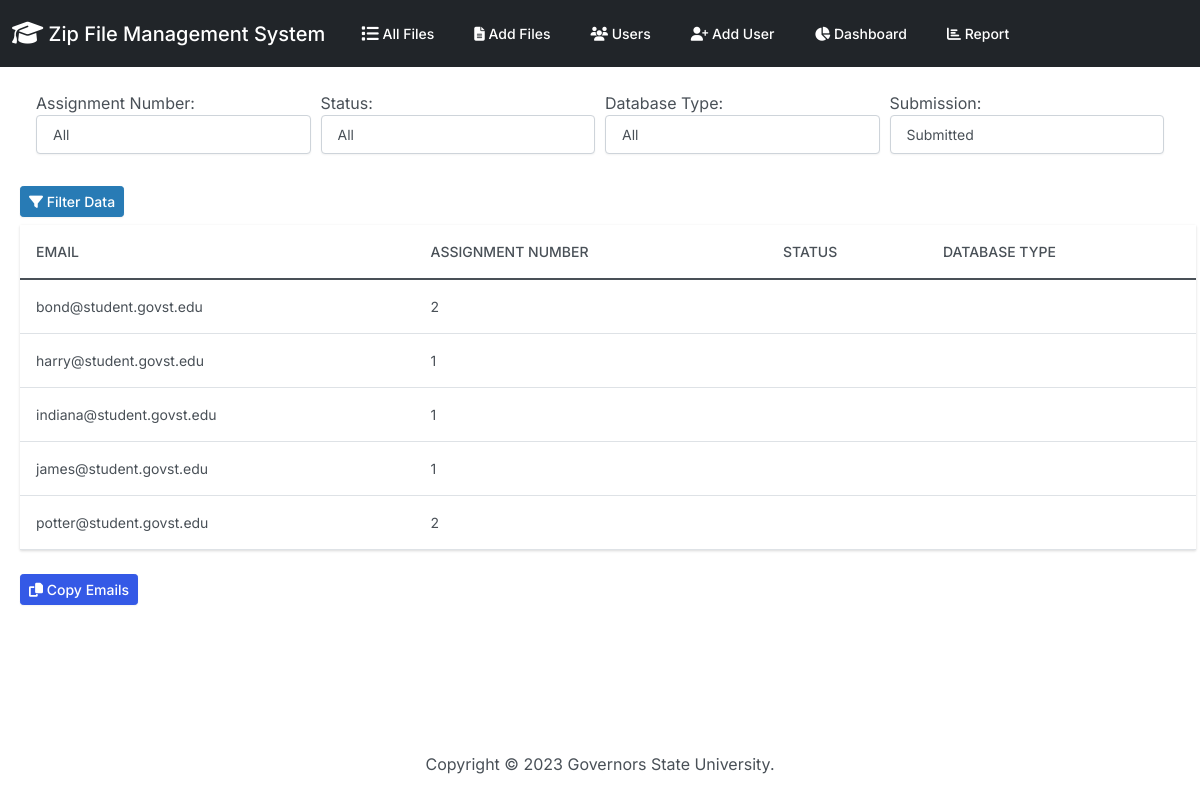
The app's page /report/, older data.
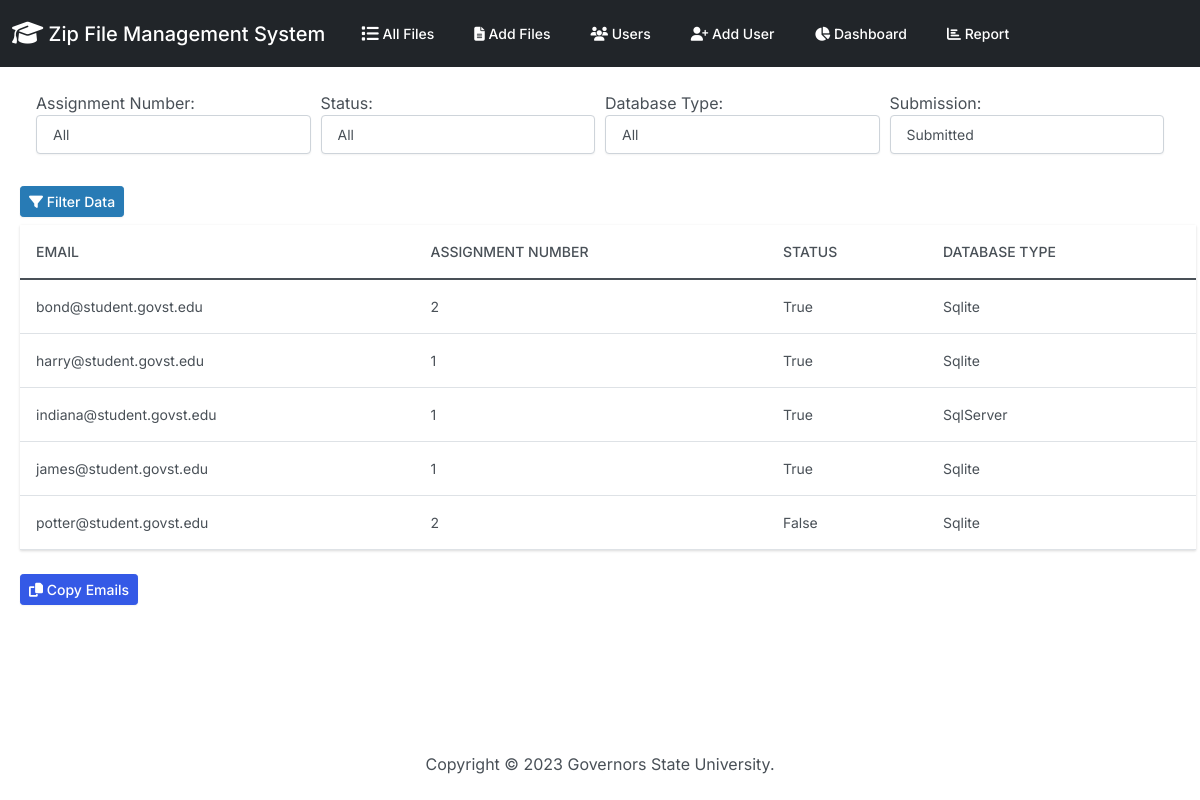
The same page, newer data.
### zipfiles/models.py (models this page shows, shortened)
class File_Results(models.Model):
    id_number = models.PositiveIntegerField(null=True)
    f_name = models.CharField(max_length=255, null=True)
    f_size = models.CharField(max_length=50, null=True)
    myfiles = models.FileField(upload_to="")
    user_name = models.ForeignKey(
        'UserNamesList',
        on_delete=models.CASCADE,
        db_column='user_name',
        default=None
    )
    db_name = models.CharField(max_length=50, null=True)
    db_type = models.CharField(max_length=50, null=True)
    is_build_succeeded = models.CharField(max_length=50, null=True)
    dotnet_version = models.CharField(max_length=20, null=True)
    error_details = models.TextField(null=True)
    assignment_number = models.IntegerField(null=True)
    folder_name = models.CharField(max_length=50, null=True)
    instruction_passed = models.CharField(max_length=50, null=True)

class UserNamesList(models.Model):
    user_name = models.CharField(
        primary_key=True,  # Set user_name as the primary key
        max_length=255,
        unique=True,
        validators=[
            MinLengthValidator(3, message='Username must have at least 3 characters.'),
        ]
    )
    email = models.EmailField()
    enable = models.BooleanField(default=True)
    updated_date = models.DateTimeField(default=timezone.now)
    class Meta:
        verbose_name_plural = 'UserNamesList'

### zipfiles/views.py (the view)
# urls.py: path('report/',views.report,name='report'),
def report(request):
    assignment_numbers = File_Results.objects.values_list('assignment_number', flat=True).distinct()
    database_types = File_Results.objects.values_list('db_type', flat=True).distinct()
    assignment_number = ''
    status = ''
    db_type = ''
    submission = 'Submitted'
    missing_user_names = []
    users = []
    if request.method == 'POST':
      submission = request.POST.get('submission')
      assignment_number = request.POST.get('assignment_number')
      status = request.POST.get('status')
      db_type = request.POST.get('db_type')
      filters = {}
      if assignment_number.isdigit():
        filters['assignment_number'] = int(assignment_number)
      if submission != 'Not Submitted':
        if status == 'Failed':
            filters['is_build_succeeded'] = 'False'
        elif status == 'Success':
            filters['is_build_succeeded'] = 'True'
        if db_type and db_type != "":
            filters['db_type'] = db_type
        users = File_Results.objects.filter(**filters)
      else:
        file_result_user_names = File_Results.objects.filter(**filters).values_list('user_name__user_name', flat=True).distinct()
        user_names_list = UserNamesList.objects.values_list('user_name', flat=True).distinct()
        missing_user_names = set(user_names_list) - set(file_result_user_names)
    else:
        users = File_Results.objects.all()
    context = {
      'users': users,
      'assignment_numbers': assignment_numbers,
      'database_types': database_types,
      'selected_assignment': '' if not assignment_number.isdigit() else int(assignment_number),
      'selected_status': status,
      'selected_db_type': db_type,
      'selected_submission': submission,
      'missing_user_names' : missing_user_names
    }
    return render(request, 'zipfiles/report.html', context)

### zipfiles/templates/zipfiles/report.html (shortened to what this page needs)
{% extends "zipfiles/base.html" %}
{% block body %}
<form method="POST" action="{% url 'report' %}">
    <div class="form-row mx-4 my-4">
        <div class="form-group col">
          <label for="assignment_number">Assignment Number:</label>
          <select class="form-control" id="assignment_number" name="assignment_number">
            <option value="">All</option>
          </select>
        </div>
        <div class="form-group col">
          <label for="status">Status:</label>
          <select class="form-control" id="status" name="status">
            <option value="">All</option>
          </select>
        </div>
        <div class="form-group col">
          <label for="db_type">Database Type:</label>
          <select class="form-control" id="db_type" name="db_type">
            <option value="">All</option>
          </select>
        </div>
        <div class="form-group col">
            <label for="submission">Submission:</label>
            <select class="form-control" id="submission" name="submission">
              <option value="Submitted" {% if selected_submission == 'Submitted' %}selected{% endif %}>Submitted</option>
            </select>
        </div>
      </div>
      <button type="submit" class="btn btn-sm btn-info m-2">
        <i class="fas fa-filter"></i> Filter Data
      </button>
  </form>
  {% if missing_user_names %}
    <div class="container mt-4">
      <h3>Emails of Missing User Names</h3>
      <table class="table">
        <thead>
          <tr>
            <th>Email</th>
          </tr>
        </thead>
        <tbody>
          {% for missing_user_name in missing_user_names %}
            <tr>
              <td>{{ missing_user_name }}</td>
            </tr>
          {% empty %}
            <tr>
              <td colspan="1">No missing emails found.</td>
            </tr>
          {% endfor %}
        </tbody>
      </table>
      {% if missing_user_names %}
      <button type="button" class="btn btn-sm btn-primary" id="copy-missing-emails">
        <i class="fas fa-copy"></i> Copy Emails
      </button>
      {% endif %}
    </div>
  {% else %}
    <table class="table mx-2">
      <thead>
        <tr>
          <th>Email</th>
          <th>Assignment Number</th>
          <th>Status</th>
          <th>Database Type</th>
        </tr>
      </thead>
      <tbody>
        {% for user in users %}
          <tr>
            <td>{{ user.user_name.email|default:"" }}</td>
            <td>{{ user.assignment_number|default:"" }}</td>
            <td>{{ user.is_build_succeeded|default:"" }}</td>
            <td>{{ user.db_type|default:"" }}</td>
          </tr>
        {% empty %}
          <tr>
            <td colspan="4">No users found.</td>
          </tr>
        {% endfor %}
      </tbody>
    </table>
    {% if users %}
    <button type="button" class="btn btn-sm btn-primary m-2" id="copy-emails">
      <i class="fas fa-copy"></i> Copy Emails
    </button>
    {% endif %}
  {% endif %}
{% endblock %}

Row changes from the older to the newer data that the page shows:
changed File_Results "bond@student.govst.edu": is_build_succeeded (not shown) → "True"; db_type (not shown) → "Sqlite"
changed File_Results "harry@student.govst.edu": is_build_succeeded (not shown) → "True"; db_type (not shown) → "Sqlite"
changed File_Results "indiana@student.govst.edu": is_build_succeeded (not shown) → "True"; db_type (not shown) → "SqlServer"
changed File_Results "james@student.govst.edu": is_build_succeeded (not shown) → "True"; db_type (not shown) → "Sqlite"
changed File_Results "potter@student.govst.edu": is_build_succeeded (not shown) → "False"; db_type (not shown) → "Sqlite"
